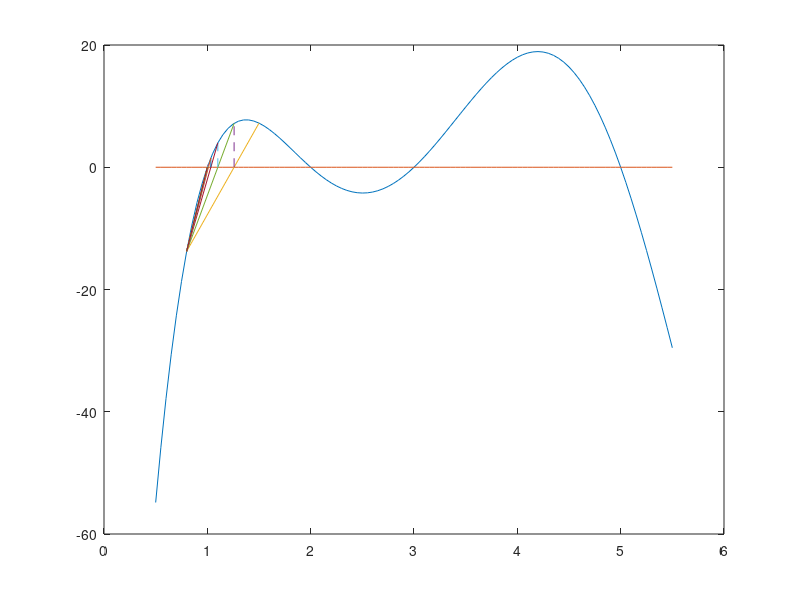

Here is the MATLAB script that generated this plot:
f=@(x)(x-1).*(x-2).*(x-3).*(x-5).*(x-7);
x=linspace(0.5,5.5,101);
close all;plot(x,f(x));
hold on; plot(x,zeros(1,101));
a=0.8;b=1.5;%f(a)<0  f(b)>0

for i= 1:10
    hold on;plot([a,b],[f(a),f(b)]);
    x=a-(b-a)*f(a)/(f(b)-f(a));
    
    hold on;plot([x,x],[0,f(x)],'--');pause(1);
    
    if(abs(f(x))<1e-8),break;end
    if f(x)<0,a=x;
    else,b=x;
    end
end
